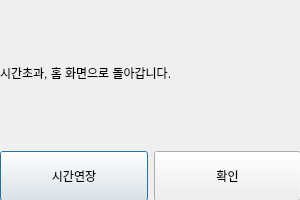
<?xml version="1.0" encoding="UTF-8"?>
<ui version="4.0">
 <class>Dialog</class>
 <widget class="QDialog" name="Dialog">
  <property name="windowModality">
   <enum>Qt::ApplicationModal</enum>
  </property>
  <property name="geometry">
   <rect>
    <x>0</x>
    <y>0</y>
    <width>300</width>
    <height>200</height>
   </rect>
  </property>
  <property name="windowTitle">
   <string>Dialog</string>
  </property>
  <widget class="QWidget" name="">
   <property name="geometry">
    <rect>
     <x>0</x>
     <y>0</y>
     <width>301</width>
     <height>201</height>
    </rect>
   </property>
   <layout class="QGridLayout" name="gridLayout">
    <item row="0" column="0">
     <widget class="QLabel" name="msgBox_timeout">
      <property name="sizePolicy">
       <sizepolicy hsizetype="Expanding" vsizetype="Expanding">
        <horstretch>0</horstretch>
        <verstretch>0</verstretch>
       </sizepolicy>
      </property>
      <property name="text">
       <string>시간초과, 홈 화면으로 돌아갑니다.</string>
      </property>
     </widget>
    </item>
    <item row="1" column="0">
     <layout class="QHBoxLayout" name="horizontalLayout">
      <item>
       <widget class="QPushButton" name="btn_Addtime">
        <property name="minimumSize">
         <size>
          <width>0</width>
          <height>50</height>
         </size>
        </property>
        <property name="text">
         <string>시간연장</string>
        </property>
       </widget>
      </item>
      <item>
       <widget class="QPushButton" name="btn_OK">
        <property name="minimumSize">
         <size>
          <width>0</width>
          <height>50</height>
         </size>
        </property>
        <property name="text">
         <string>확인</string>
        </property>
       </widget>
      </item>
     </layout>
    </item>
   </layout>
  </widget>
 </widget>
 <resources/>
 <connections>
  <connection>
   <sender>btn_Addtime</sender>
   <signal>clicked()</signal>
   <receiver>Dialog</receiver>
   <slot>timeout_Addtime()</slot>
   <hints>
    <hint type="sourcelabel">
     <x>65</x>
     <y>179</y>
    </hint>
    <hint type="destinationlabel">
     <x>66</x>
     <y>301</y>
    </hint>
   </hints>
  </connection>
  <connection>
   <sender>btn_OK</sender>
   <signal>clicked()</signal>
   <receiver>Dialog</receiver>
   <slot>close()</slot>
   <hints>
    <hint type="sourcelabel">
     <x>234</x>
     <y>180</y>
    </hint>
    <hint type="destinationlabel">
     <x>291</x>
     <y>286</y>
    </hint>
   </hints>
  </connection>
 </connections>
 <slots>
  <slot>timeout_Addtime()</slot>
  <slot>timeout_OK()</slot>
 </slots>
</ui>
